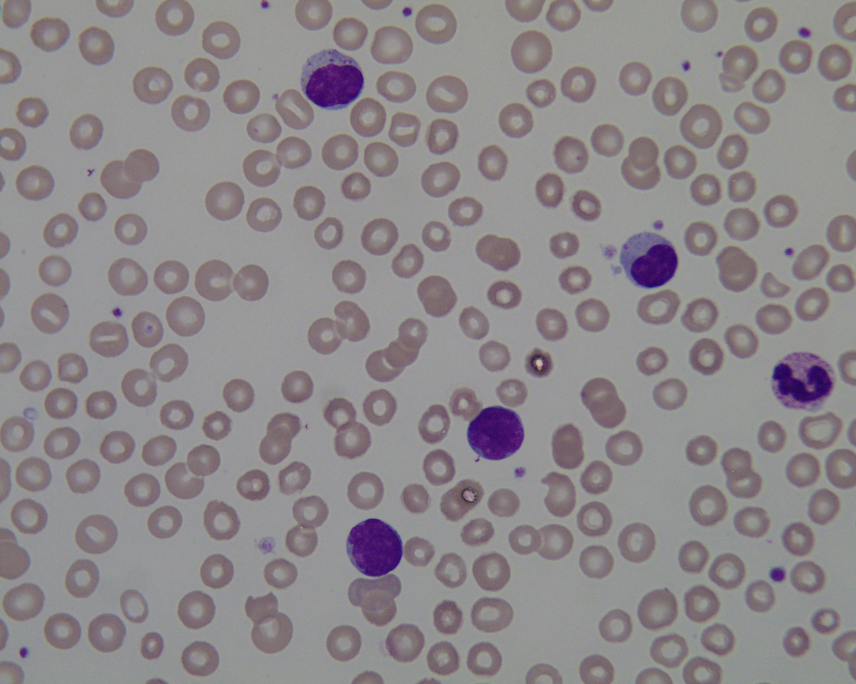
%> input picture Im022_1.jpg, 1712 x 1368 px (shown at 1/2 size)
$ octave leukemia.m   (GNU Octave 9; MATLAB toolbox functions it lacks are replaced by stand-ins)
%> lines starting %> are read from the running program, lines starting %| are printed output that depends on the picture; in (x1, y1, x2, y2) boxes, pixels count from 0 and x2, y2 are one past the last pixel; in counts of white or black regions, pixels touching at a corner belong together; the program's own positions count from 1
clc;
clear all;
close all;
warning off;

[filename, pathname] = uigetfile('*.*', 'Select an image');
%> the answer given: Im022_1.jpg
if ~ischar(filename)
    return;
end

tic;

filepath = fullfile(pathname, filename);
I = imread(filepath);
%> I is the input picture: size 1368x1712x3 uint8; mean R, G, B 141.2, 136.2, 139.1
I = imresize(I,[1368 1712]);

hsv=rgb2hsv(I);
%> hsv: size 1368x1712x3 double; mean H, S, V 0.513, 0.0782, 0.565
s=hsv(:,:,2);       % saturation

[m, ~]=kmeans(s(:),3);
m=reshape(m,size(s,1),size(s,2));
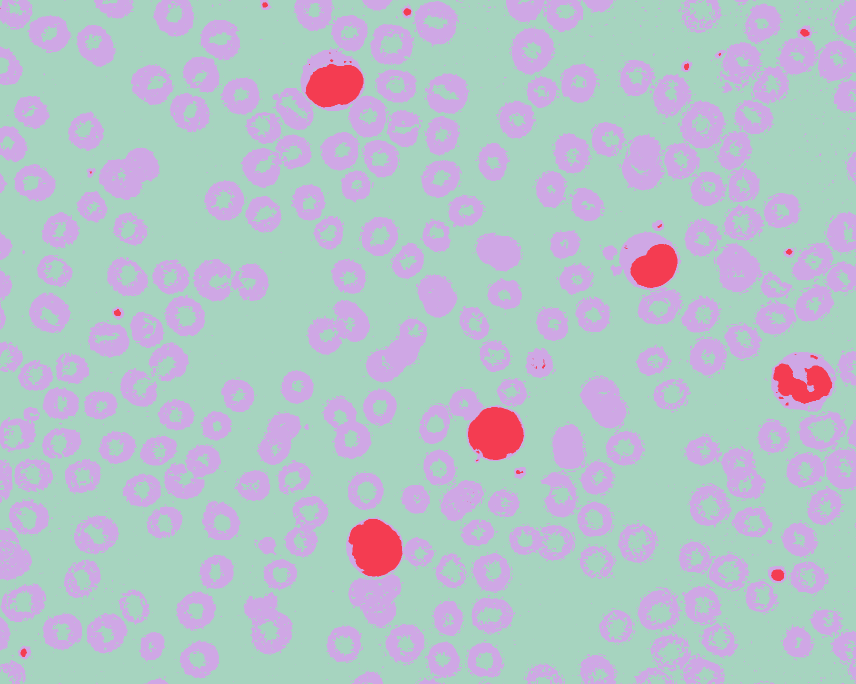
%> m: size 1368x1712 double (shown at 1/2 size); 3 distinct labels, from 1 to 3; one colour per label, 0 black
B1=labeloverlay(s,m);

% Figure 1=================
figure
subplot(1,2,1), imshow(I), title('Original');
subplot(1,2,2), imshow(B1), title('kmeans');

hsv=rgb2hsv(B1);
%> hsv: size 1368x1712x3 double; mean H, S, V 0.508, 0.934, 0.539
h=hsv(:,:,1);
s=hsv(:,:,2);
v=hsv(:,:,3);  % intensity
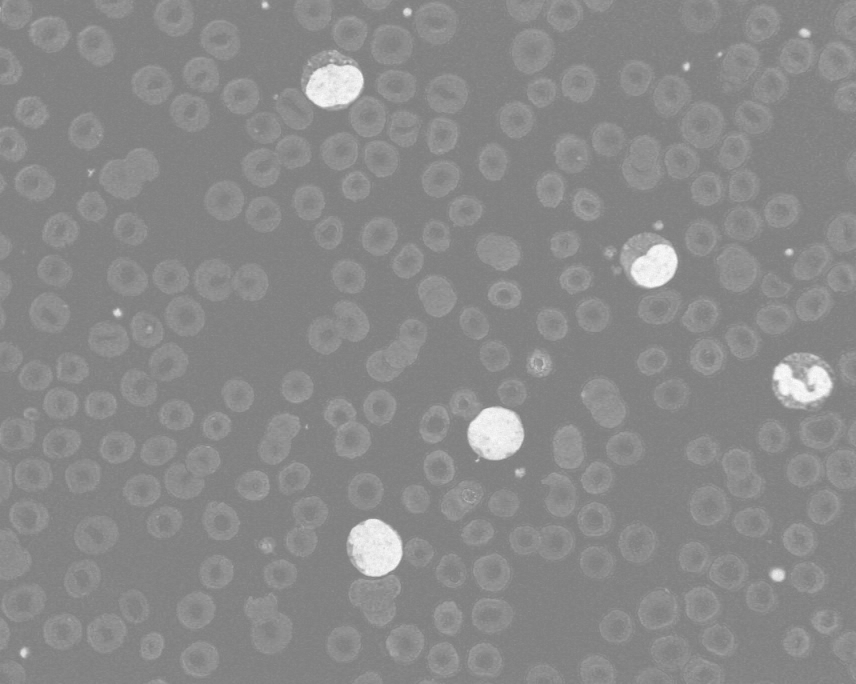
%> v: size 1368x1712 double (shown at 1/2 size); min 0.502, max 1, mean 0.539

I32 = imbinarize(v-s);
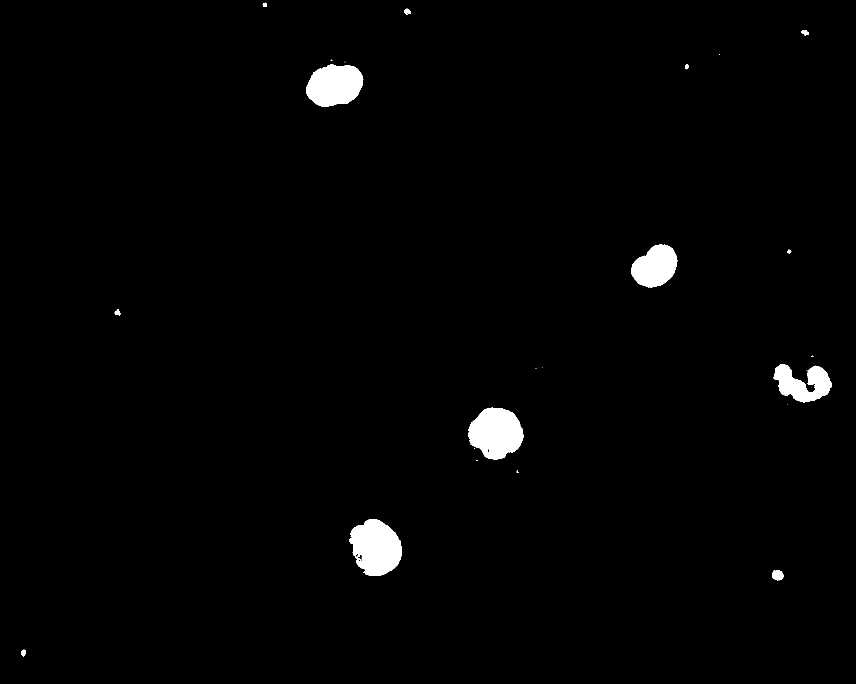
%> I32: size 1368x1712 logical (shown at 1/2 size); 1.6% white; 28 white regions (15 under 20 px), largest, box (x1, y1, x2, y2) and area: (698, 1038, 804, 1152) 8702, (937, 815, 1047, 919) 8410, (612, 128, 727, 214) 7430

B32 = bwareaopen(I32,200);      % binary image used
%> B32: size 1368x1712 logical; 1.5% white; 6 white regions, box (x1, y1, x2, y2) and area: (698, 1038, 804, 1152) 8702, (937, 815, 1047, 919) 8410, (612, 128, 727, 214) 7430, (1262, 489, 1355, 575) 5676, (1547, 728, 1664, 806) 5309, (1544, 1140, 1567, 1161) 371

% Figure 2====================
figure
imshow(B32), title('bwareaopen v-s');

M32 = I.*repmat(uint8(B32),[1,1,3]);    %mask used

% Figure 3====================
figure
imshow(M32), title('using v-s');

[B,L] = bwboundaries(B32,'noholes');
%> L: size 1368x1712 double; 7 distinct labels, from 0 to 6
%> B = 6 boundaries; box (x1, y1, x2, y2) and points: (1547, 728, 1664, 806) 403, (698, 1038, 804, 1152) 340, (937, 815, 1047, 919) 326, (612, 128, 727, 214) 302, (1262, 489, 1355, 575) 250, (1544, 1140, 1567, 1161) 65

% Figure 4====================
figure
imshow(I)
hold on
for k = 1:length(B)
   boundary = B{k};
   plot(boundary(:,2), boundary(:,1), 'y', 'LineWidth', 2)
end
%> this loop made 6 passes
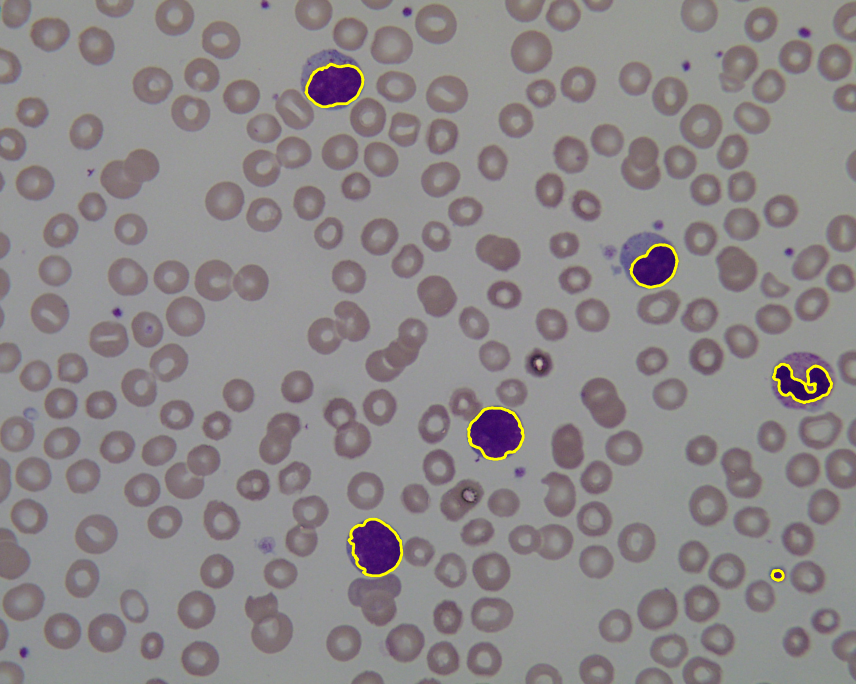
%> figure redrawn from the program's plot data; shown at 1/2 size

wbc = k;
%> wbc = 6

%% RBC==============
b1 = imbinarize(I(:,:,3));
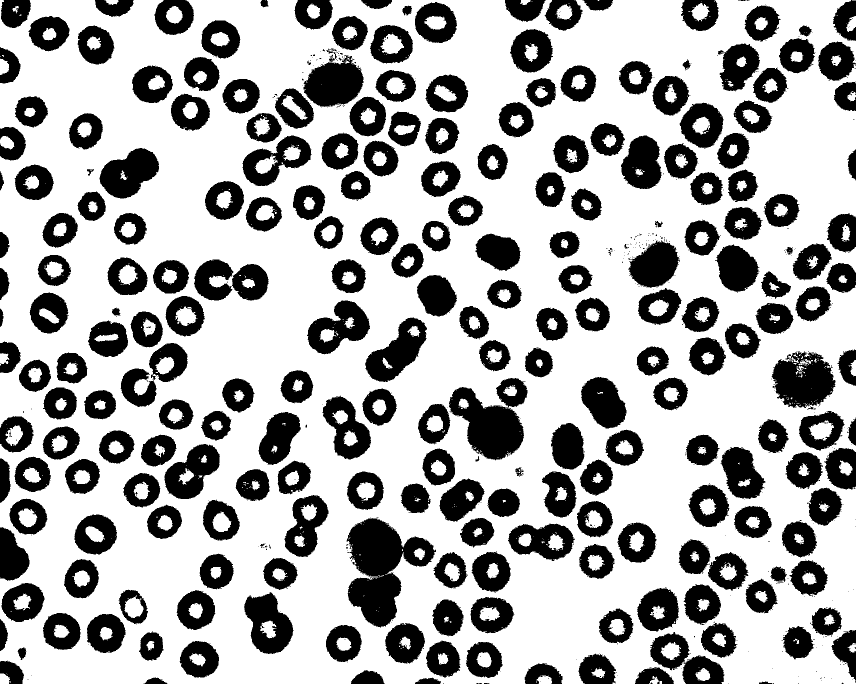
%> b1: size 1368x1712 logical (shown at 1/2 size); 67.7% white; 800 black regions (560 under 20 px), largest, box (x1, y1, x2, y2) and area: (693, 1036, 872, 1255) 20136, (898, 756, 1055, 921) 14384, (1544, 703, 1671, 816) 9896
b1 = 1-b1;

b2 = bwareaopen(b1,100);

% Figure 5====================
figure
imshow(b2)

b3 = imfill(b2,'holes');
%> b3: size 1368x1712 logical; 36.8% white; 228 white regions, largest, box (x1, y1, x2, y2) and area: (693, 1036, 872, 1255) 20572, (898, 756, 1055, 921) 15140, (1544, 703, 1671, 816) 10516

se = strel('disk',5,4);     % structuring element
b4 = imdilate(b3,se);
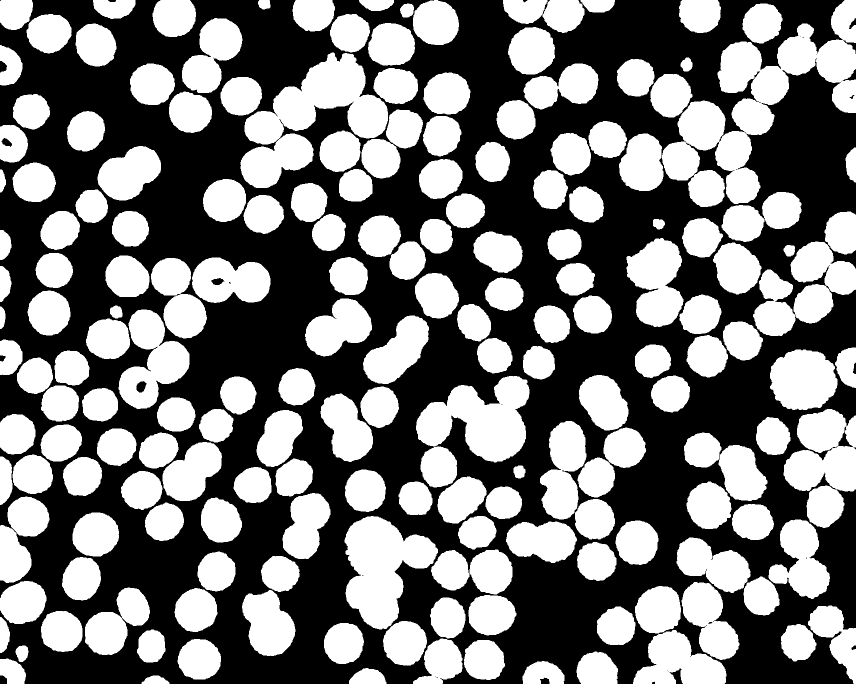
%> b4: size 1368x1712 logical (shown at 1/2 size); 47.1% white; 184 white regions, largest, box (x1, y1, x2, y2) and area: (1324, 0, 1712, 414) 57335, (481, 105, 776, 376) 35365, (689, 1032, 876, 1259) 24522
b4 = imfill(b4,'holes');
%> b4: size 1368x1712 logical; 47.2% white; 184 white regions, largest, box (x1, y1, x2, y2) and area: (1324, 0, 1712, 414) 57431, (481, 105, 776, 376) 35371, (689, 1032, 876, 1259) 24525

% Figure 6====================
figure
imshow(b4)

[ct,rd] = imfindcircles(b4,[30 80],'ObjectPolarity','bright','Sensitivity',0.95);
%> ct = 244 rows, first 12: [109.5 540.6; 657.5 468.2; 342.6 555.6; 70.8 753; 476.4 789.8; 352.9 830.8; 688.1 1287.6; 369.7 631.4; 450.2 402.5; 482.7 192.8; 928.7 422.5; 68.75 365]; rd = 244 values, max 63.21 at index 224, min 31.5 at index 218, mean 38.75
figure
imshow(b4)
circ = viscircles(ct,rd);
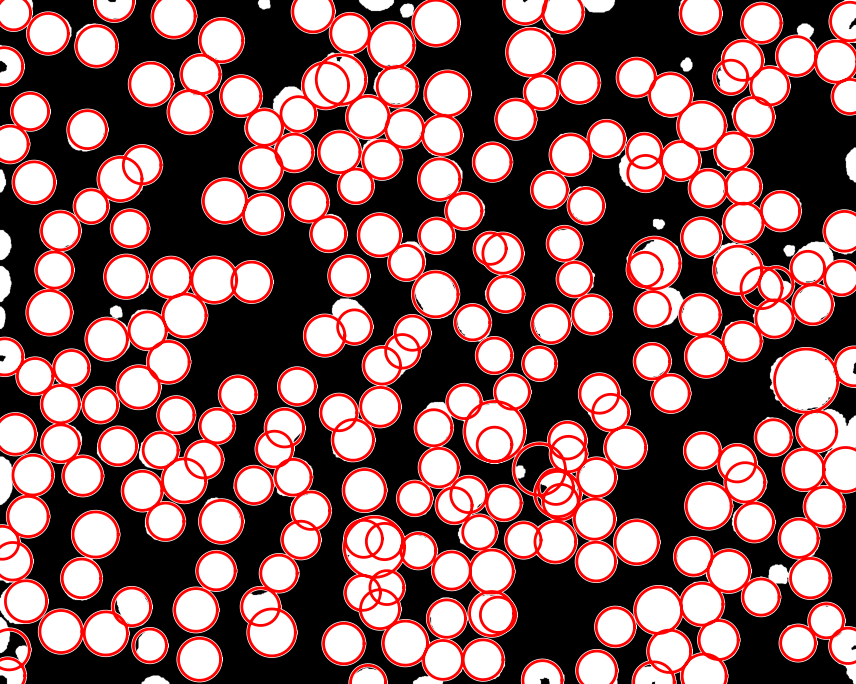
%> figure redrawn from the program's plot data; shown at 1/2 size

rbc = length(rd) - wbc;
%> rbc = 238

ratio = wbc/rbc;
%> ratio = 0.0252

if(ratio<0.03)
    disp("Leukemia absent");
else
    disp("Leukemia detected");
end

elapsed_time = toc
